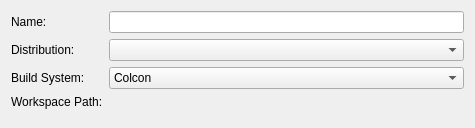
<?xml version="1.0" encoding="UTF-8"?>
<ui version="4.0">
 <class>ROSProjectManager::Internal::ROSImportWizardPage</class>
 <widget class="QWizardPage" name="ROSProjectManager::Internal::ROSImportWizardPage">
  <property name="geometry">
   <rect>
    <x>0</x>
    <y>0</y>
    <width>475</width>
    <height>128</height>
   </rect>
  </property>
  <property name="sizePolicy">
   <sizepolicy hsizetype="Expanding" vsizetype="Expanding">
    <horstretch>0</horstretch>
    <verstretch>0</verstretch>
   </sizepolicy>
  </property>
  <property name="cursor">
   <cursorShape>PointingHandCursor</cursorShape>
  </property>
  <property name="windowTitle">
   <string>WizardPage</string>
  </property>
  <property name="layoutDirection">
   <enum>Qt::LeftToRight</enum>
  </property>
  <layout class="QFormLayout" name="formLayout">
   <item row="0" column="0">
    <widget class="QLabel" name="nameLabel">
     <property name="sizePolicy">
      <sizepolicy hsizetype="Fixed" vsizetype="Preferred">
       <horstretch>0</horstretch>
       <verstretch>0</verstretch>
      </sizepolicy>
     </property>
     <property name="text">
      <string>Name:</string>
     </property>
    </widget>
   </item>
   <item row="0" column="1">
    <widget class="Utils::FileNameValidatingLineEdit" name="nameLineEdit"/>
   </item>
   <item row="1" column="0">
    <widget class="QLabel" name="distributionLabel">
     <property name="text">
      <string>Distribution:</string>
     </property>
    </widget>
   </item>
   <item row="1" column="1">
    <widget class="QComboBox" name="distributionComboBox"/>
   </item>
   <item row="2" column="0">
    <widget class="QLabel" name="buildSystemLabel">
     <property name="text">
      <string>Build System:</string>
     </property>
    </widget>
   </item>
   <item row="2" column="1">
    <widget class="QComboBox" name="buildSystemComboBox">
     <property name="currentIndex">
      <number>2</number>
     </property>
     <item>
      <property name="text">
       <string>CatkinMake</string>
      </property>
     </item>
     <item>
      <property name="text">
       <string>CatkinTools</string>
      </property>
     </item>
     <item>
      <property name="text">
       <string>Colcon</string>
      </property>
     </item>
    </widget>
   </item>
   <item row="3" column="0">
    <widget class="QLabel" name="workspaceLabel">
     <property name="text">
      <string>Workspace Path:</string>
     </property>
    </widget>
   </item>
   <item row="3" column="1">
    <widget class="Utils::PathChooser" name="pathChooser" native="true"/>
   </item>
  </layout>
 </widget>
 <customwidgets>
  <customwidget>
   <class>Utils::FileNameValidatingLineEdit</class>
   <extends>QLineEdit</extends>
   <header>utils/fancylineedit.h</header>
  </customwidget>
  <customwidget>
   <class>Utils::PathChooser</class>
   <extends>QWidget</extends>
   <header>utils/pathchooser.h</header>
   <container>1</container>
  </customwidget>
 </customwidgets>
 <resources/>
 <connections/>
</ui>
